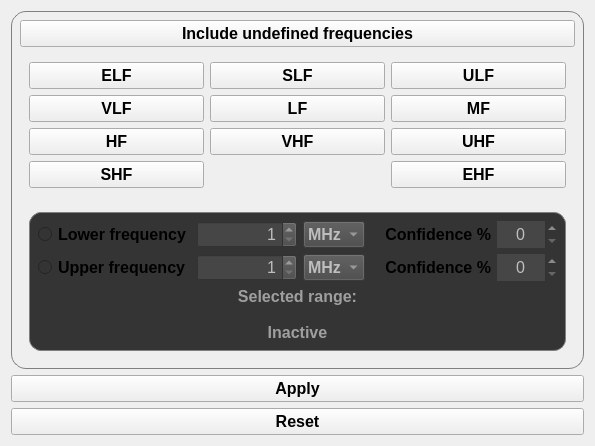
           <widget class="QWidget" name="tab_3">
            <attribute name="title">
             <string>Frequency</string>
            </attribute>
            <layout class="QVBoxLayout" name="verticalLayout_9">
             <item>
              <widget class="QWidget" name="freq_wid_container" native="true">
               <property name="styleSheet">
                <string notr="true">QWidget#freq_wid_container {
	border: 1px solid gray;
	border-radius: 15px;
}</string>
               </property>
               <layout class="QVBoxLayout" name="verticalLayout_5">
                <item>
                 <widget class="QPushButton" name="include_undef_freqs">
                  <property name="font">
                   <font>
                    <pointsize>12</pointsize>
                    <weight>75</weight>
                    <bold>true</bold>
                   </font>
                  </property>
                  <property name="text">
                   <string>Include undefined frequencies</string>
                  </property>
                  <property name="checkable">
                   <bool>true</bool>
                  </property>
                 </widget>
                </item>
                <item>
                 <widget class="QWidget" name="widget_7" native="true">
                  <property name="sizePolicy">
                   <sizepolicy hsizetype="Preferred" vsizetype="Preferred">
                    <horstretch>0</horstretch>
                    <verstretch>0</verstretch>
                   </sizepolicy>
                  </property>
                  <property name="styleSheet">
                   <string notr="true"/>
                  </property>
                  <layout class="QGridLayout" name="gridLayout_5">
                   <item row="1" column="0">
                    <widget class="QPushButton" name="elf_filter_btn">
                     <property name="enabled">
                      <bool>true</bool>
                     </property>
                     <property name="sizePolicy">
                      <sizepolicy hsizetype="Preferred" vsizetype="Fixed">
                       <horstretch>0</horstretch>
                       <verstretch>0</verstretch>
                      </sizepolicy>
                     </property>
                     <property name="font">
                      <font>
                       <pointsize>12</pointsize>
                       <weight>75</weight>
                       <bold>true</bold>
                      </font>
                     </property>
                     <property name="text">
                      <string>ELF</string>
                     </property>
                     <property name="checkable">
                      <bool>true</bool>
                     </property>
                    </widget>
                   </item>
                   <item row="1" column="1">
                    <widget class="QPushButton" name="slf_filter_btn">
                     <property name="enabled">
                      <bool>true</bool>
                     </property>
                     <property name="font">
                      <font>
                       <pointsize>12</pointsize>
                       <weight>75</weight>
                       <bold>true</bold>
                      </font>
                     </property>
                     <property name="text">
                      <string>SLF</string>
                     </property>
                     <property name="checkable">
                      <bool>true</bool>
                     </property>
                    </widget>
                   </item>
                   <item row="1" column="2">
                    <widget class="QPushButton" name="ulf_filter_btn">
                     <property name="enabled">
                      <bool>true</bool>
                     </property>
                     <property name="font">
                      <font>
                       <pointsize>12</pointsize>
                       <weight>75</weight>
                       <bold>true</bold>
                      </font>
                     </property>
                     <property name="text">
                      <string>ULF</string>
                     </property>
                     <property name="checkable">
                      <bool>true</bool>
                     </property>
                    </widget>
                   </item>
                   <item row="2" column="0">
                    <widget class="QPushButton" name="vlf_filter_btn">
                     <property name="enabled">
                      <bool>true</bool>
                     </property>
                     <property name="font">
                      <font>
                       <pointsize>12</pointsize>
                       <weight>75</weight>
                       <bold>true</bold>
                      </font>
                     </property>
                     <property name="text">
                      <string>VLF</string>
                     </property>
                     <property name="checkable">
                      <bool>true</bool>
                     </property>
                    </widget>
                   </item>
                   <item row="2" column="1">
                    <widget class="QPushButton" name="lf_filter_btn">
                     <property name="enabled">
                      <bool>true</bool>
                     </property>
                     <property name="font">
                      <font>
                       <pointsize>12</pointsize>
                       <weight>75</weight>
                       <bold>true</bold>
                      </font>
                     </property>
                     <property name="text">
                      <string>LF</string>
                     </property>
                     <property name="checkable">
                      <bool>true</bool>
                     </property>
                    </widget>
                   </item>
                   <item row="2" column="2">
                    <widget class="QPushButton" name="mf_filter_btn">
                     <property name="enabled">
                      <bool>true</bool>
                     </property>
                     <property name="sizePolicy">
                      <sizepolicy hsizetype="Preferred" vsizetype="Fixed">
                       <horstretch>0</horstretch>
                       <verstretch>0</verstretch>
                      </sizepolicy>
                     </property>
                     <property name="font">
                      <font>
                       <pointsize>12</pointsize>
                       <weight>75</weight>
                       <bold>true</bold>
                      </font>
                     </property>
                     <property name="text">
                      <string>MF</string>
                     </property>
                     <property name="checkable">
                      <bool>true</bool>
                     </property>
                    </widget>
                   </item>
                   <item row="3" column="0">
                    <widget class="QPushButton" name="hf_filter_btn">
                     <property name="enabled">
                      <bool>true</bool>
                     </property>
                     <property name="sizePolicy">
                      <sizepolicy hsizetype="Preferred" vsizetype="Fixed">
                       <horstretch>0</horstretch>
                       <verstretch>0</verstretch>
                      </sizepolicy>
                     </property>
                     <property name="font">
                      <font>
                       <pointsize>12</pointsize>
                       <weight>75</weight>
                       <bold>true</bold>
                      </font>
                     </property>
                     <property name="text">
                      <string>HF</string>
                     </property>
                     <property name="checkable">
                      <bool>true</bool>
                     </property>
                    </widget>
                   </item>
                   <item row="3" column="1">
                    <widget class="QPushButton" name="vhf_filter_btn">
                     <property name="enabled">
                      <bool>true</bool>
                     </property>
                     <property name="font">
                      <font>
                       <pointsize>12</pointsize>
                       <weight>75</weight>
                       <bold>true</bold>
                      </font>
                     </property>
                     <property name="text">
                      <string>VHF</string>
                     </property>
                     <property name="checkable">
                      <bool>true</bool>
                     </property>
                    </widget>
                   </item>
                   <item row="3" column="2">
                    <widget class="QPushButton" name="uhf_filter_btn">
                     <property name="enabled">
                      <bool>true</bool>
                     </property>
                     <property name="font">
                      <font>
                       <pointsize>12</pointsize>
                       <weight>75</weight>
                       <bold>true</bold>
                      </font>
                     </property>
                     <property name="text">
                      <string>UHF</string>
                     </property>
                     <property name="checkable">
                      <bool>true</bool>
                     </property>
                    </widget>
                   </item>
                   <item row="4" column="0">
                    <widget class="QPushButton" name="shf_filter_btn">
                     <property name="enabled">
                      <bool>true</bool>
                     </property>
                     <property name="font">
                      <font>
                       <pointsize>12</pointsize>
                       <weight>75</weight>
                       <bold>true</bold>
                      </font>
                     </property>
                     <property name="text">
                      <string>SHF</string>
                     </property>
                     <property name="checkable">
                      <bool>true</bool>
                     </property>
                    </widget>
                   </item>
                   <item row="4" column="2">
                    <widget class="QPushButton" name="ehf_filter_btn">
                     <property name="enabled">
                      <bool>true</bool>
                     </property>
                     <property name="font">
                      <font>
                       <pointsize>12</pointsize>
                       <weight>75</weight>
                       <bold>true</bold>
                      </font>
                     </property>
                     <property name="text">
                      <string>EHF</string>
                     </property>
                     <property name="checkable">
                      <bool>true</bool>
                     </property>
                     <property name="flat">
                      <bool>false</bool>
                     </property>
                    </widget>
                   </item>
                  </layout>
                 </widget>
                </item>
                <item>
                 <widget class="QWidget" name="widget_8" native="true">
                  <property name="sizePolicy">
                   <sizepolicy hsizetype="Preferred" vsizetype="Preferred">
                    <horstretch>0</horstretch>
                    <verstretch>0</verstretch>
                   </sizepolicy>
                  </property>
                  <layout class="QHBoxLayout" name="horizontalLayout_24">
                   <item>
                    <widget class="QWidget" name="freq_filter_container" native="true">
                     <property name="sizePolicy">
                      <sizepolicy hsizetype="Fixed" vsizetype="Preferred">
                       <horstretch>0</horstretch>
                       <verstretch>0</verstretch>
                      </sizepolicy>
                     </property>
                     <property name="styleSheet">
                      <string notr="true">QWidget#freq_filter_container {
	border: 1px solid gray;
	background-color: rgb(52,52,52);
	border-radius: 12px;
}

QRadioButton, QLabel {
	background-color: rgb(52,52,52);
}</string>
                     </property>
                     <layout class="QGridLayout" name="gridLayout_6">
                      <item row="0" column="0">
                       <widget class="QRadioButton" name="activate_low_freq_filter_btn">
                        <property name="font">
                         <font>
                          <pointsize>12</pointsize>
                          <weight>75</weight>
                          <bold>true</bold>
                         </font>
                        </property>
                        <property name="text">
                         <string>Lower frequency</string>
                        </property>
                        <property name="autoExclusive">
                         <bool>false</bool>
                        </property>
                       </widget>
                      </item>
                      <item row="0" column="1">
                       <widget class="QSpinBox" name="lower_freq_spinbox">
                        <property name="enabled">
                         <bool>false</bool>
                        </property>
                        <property name="sizePolicy">
                         <sizepolicy hsizetype="Fixed" vsizetype="Fixed">
                          <horstretch>0</horstretch>
                          <verstretch>0</verstretch>
                         </sizepolicy>
                        </property>
                        <property name="minimumSize">
                         <size>
                          <width>100</width>
                          <height>0</height>
                         </size>
                        </property>
                        <property name="maximumSize">
                         <size>
                          <width>100</width>
                          <height>16777215</height>
                         </size>
                        </property>
                        <property name="font">
                         <font>
                          <pointsize>12</pointsize>
                         </font>
                        </property>
                        <property name="styleSheet">
                         <string notr="true">background-color: #464646;</string>
                        </property>
                        <property name="alignment">
                         <set>Qt::AlignRight|Qt::AlignTrailing|Qt::AlignVCenter</set>
                        </property>
                        <property name="minimum">
                         <number>1</number>
                        </property>
                        <property name="maximum">
                         <number>100000000</number>
                        </property>
                       </widget>
                      </item>
                      <item row="0" column="2">
                       <widget class="QComboBox" name="lower_freq_filter_unit">
                        <property name="enabled">
                         <bool>false</bool>
                        </property>
                        <property name="sizePolicy">
                         <sizepolicy hsizetype="Preferred" vsizetype="Fixed">
                          <horstretch>0</horstretch>
                          <verstretch>0</verstretch>
                         </sizepolicy>
                        </property>
                        <property name="minimumSize">
                         <size>
                          <width>60</width>
                          <height>0</height>
                         </size>
                        </property>
                        <property name="maximumSize">
                         <size>
                          <width>16777215</width>
                          <height>16777215</height>
                         </size>
                        </property>
                        <property name="font">
                         <font>
                          <pointsize>12</pointsize>
                          <weight>75</weight>
                          <bold>true</bold>
                         </font>
                        </property>
                        <property name="styleSheet">
                         <string notr="true">background-color: #464646;</string>
                        </property>
                        <property name="currentText">
                         <string>MHz</string>
                        </property>
                        <property name="maxCount">
                         <number>4</number>
                        </property>
                        <property name="duplicatesEnabled">
                         <bool>false</bool>
                        </property>
                        <property name="modelColumn">
                         <number>0</number>
                        </property>
                        <item>
                         <property name="text">
                          <string>MHz</string>
                         </property>
                        </item>
                        <item>
                         <property name="text">
                          <string>Hz</string>
                         </property>
                        </item>
                        <item>
                         <property name="text">
                          <string>kHz</string>
                         </property>
                        </item>
                        <item>
                         <property name="text">
                          <string>GHz</string>
                         </property>
                        </item>
                       </widget>
                      </item>
                      <item row="0" column="3">
                       <widget class="QLabel" name="label_12">
                        <property name="sizePolicy">
                         <sizepolicy hsizetype="Minimum" vsizetype="Preferred">
                          <horstretch>0</horstretch>
                          <verstretch>0</verstretch>
                         </sizepolicy>
                        </property>
                        <property name="font">
                         <font>
                          <pointsize>12</pointsize>
                          <weight>75</weight>
                          <bold>true</bold>
                         </font>
                        </property>
                        <property name="text">
                         <string>   Confidence %</string>
                        </property>
                        <property name="alignment">
                         <set>Qt::AlignRight|Qt::AlignTrailing|Qt::AlignVCenter</set>
                        </property>
                       </widget>
                      </item>
                      <item row="0" column="4">
                       <widget class="QSpinBox" name="lower_freq_confidence">
                        <property name="enabled">
                         <bool>false</bool>
                        </property>
                        <property name="sizePolicy">
                         <sizepolicy hsizetype="Preferred" vsizetype="Fixed">
                          <horstretch>0</horstretch>
                          <verstretch>0</verstretch>
                         </sizepolicy>
                        </property>
                        <property name="minimumSize">
                         <size>
                          <width>60</width>
                          <height>0</height>
                         </size>
                        </property>
                        <property name="maximumSize">
                         <size>
                          <width>50</width>
                          <height>16777215</height>
                         </size>
                        </property>
                        <property name="font">
                         <font>
                          <pointsize>12</pointsize>
                         </font>
                        </property>
                        <property name="styleSheet">
                         <string notr="true">background-color: #464646;</string>
                        </property>
                        <property name="frame">
                         <bool>false</bool>
                        </property>
                        <property name="alignment">
                         <set>Qt::AlignCenter</set>
                        </property>
                        <property name="buttonSymbols">
                         <enum>QAbstractSpinBox::UpDownArrows</enum>
                        </property>
                        <property name="specialValueText">
                         <string/>
                        </property>
                        <property name="maximum">
                         <number>100</number>
                        </property>
                        <property name="value">
                         <number>0</number>
                        </property>
                       </widget>
                      </item>
                      <item row="1" column="0">
                       <widget class="QRadioButton" name="activate_up_freq_filter_btn">
                        <property name="font">
                         <font>
                          <pointsize>12</pointsize>
                          <weight>75</weight>
                          <bold>true</bold>
                         </font>
                        </property>
                        <property name="text">
                         <string>Upper frequency</string>
                        </property>
                        <property name="autoExclusive">
                         <bool>false</bool>
                        </property>
                       </widget>
                      </item>
                      <item row="1" column="1">
                       <widget class="QSpinBox" name="upper_freq_spinbox">
                        <property name="enabled">
                         <bool>false</bool>
                        </property>
                        <property name="sizePolicy">
                         <sizepolicy hsizetype="Fixed" vsizetype="Fixed">
                          <horstretch>0</horstretch>
                          <verstretch>0</verstretch>
                         </sizepolicy>
                        </property>
                        <property name="minimumSize">
                         <size>
                          <width>100</width>
                          <height>0</height>
                         </size>
                        </property>
                        <property name="maximumSize">
                         <size>
                          <width>100</width>
                          <height>16777215</height>
                         </size>
                        </property>
                        <property name="font">
                         <font>
                          <pointsize>12</pointsize>
                         </font>
                        </property>
                        <property name="styleSheet">
                         <string notr="true">background-color: #464646;</string>
                        </property>
                        <property name="alignment">
                         <set>Qt::AlignRight|Qt::AlignTrailing|Qt::AlignVCenter</set>
                        </property>
                        <property name="minimum">
                         <number>1</number>
                        </property>
                        <property name="maximum">
                         <number>100000000</number>
                        </property>
                        <property name="value">
                         <number>1</number>
                        </property>
                       </widget>
                      </item>
                      <item row="1" column="2">
                       <widget class="QComboBox" name="upper_freq_filter_unit">
                        <property name="enabled">
                         <bool>false</bool>
                        </property>
                        <property name="sizePolicy">
                         <sizepolicy hsizetype="Preferred" vsizetype="Fixed">
                          <horstretch>0</horstretch>
                          <verstretch>0</verstretch>
                         </sizepolicy>
                        </property>
                        <property name="minimumSize">
                         <size>
                          <width>60</width>
                          <height>0</height>
                         </size>
                        </property>
                        <property name="maximumSize">
                         <size>
                          <width>16777215</width>
                          <height>16777215</height>
                         </size>
                        </property>
                        <property name="font">
                         <font>
                          <pointsize>12</pointsize>
                          <weight>75</weight>
                          <bold>true</bold>
                         </font>
                        </property>
                        <property name="styleSheet">
                         <string notr="true">background-color: #464646;</string>
                        </property>
                        <property name="currentText">
                         <string>MHz</string>
                        </property>
                        <item>
                         <property name="text">
                          <string>MHz</string>
                         </property>
                        </item>
                        <item>
                         <property name="text">
                          <string>Hz</string>
                         </property>
                        </item>
                        <item>
                         <property name="text">
                          <string>kHz</string>
                         </property>
                        </item>
                        <item>
                         <property name="text">
                          <string>GHz</string>
                         </property>
                        </item>
                       </widget>
                      </item>
                      <item row="1" column="3">
                       <widget class="QLabel" name="label_13">
                        <property name="sizePolicy">
                         <sizepolicy hsizetype="Minimum" vsizetype="Preferred">
                          <horstretch>0</horstretch>
                          <verstretch>0</verstretch>
                         </sizepolicy>
                        </property>
                        <property name="font">
                         <font>
                          <pointsize>12</pointsize>
                          <weight>75</weight>
                          <bold>true</bold>
                         </font>
                        </property>
                        <property name="text">
                         <string>   Confidence %</string>
                        </property>
                        <property name="alignment">
                         <set>Qt::AlignRight|Qt::AlignTrailing|Qt::AlignVCenter</set>
                        </property>
                       </widget>
                      </item>
                      <item row="1" column="4">
                       <widget class="QSpinBox" name="upper_freq_confidence">
                        <property name="enabled">
                         <bool>false</bool>
                        </property>
                        <property name="sizePolicy">
                         <sizepolicy hsizetype="Preferred" vsizetype="Fixed">
                          <horstretch>0</horstretch>
                          <verstretch>0</verstretch>
                         </sizepolicy>
                        </property>
                        <property name="minimumSize">
                         <size>
                          <width>60</width>
                          <height>0</height>
                         </size>
                        </property>
                        <property name="maximumSize">
                         <size>
                          <width>50</width>
                          <height>16777215</height>
                         </size>
                        </property>
                        <property name="font">
                         <font>
                          <pointsize>12</pointsize>
                         </font>
                        </property>
                        <property name="styleSheet">
                         <string notr="true">background-color: #464646;</string>
                        </property>
                        <property name="frame">
                         <bool>false</bool>
                        </property>
                        <property name="alignment">
                         <set>Qt::AlignCenter</set>
                        </property>
                        <property name="buttonSymbols">
                         <enum>QAbstractSpinBox::UpDownArrows</enum>
                        </property>
                        <property name="specialValueText">
                         <string/>
                        </property>
                        <property name="maximum">
                         <number>100</number>
                        </property>
                        <property name="value">
                         <number>0</number>
                        </property>
                       </widget>
                      </item>
                      <item row="2" column="0" colspan="5">
                       <widget class="QLabel" name="freq_range_lbl">
                        <property name="enabled">
                         <bool>false</bool>
                        </property>
                        <property name="sizePolicy">
                         <sizepolicy hsizetype="Expanding" vsizetype="Fixed">
                          <horstretch>0</horstretch>
                          <verstretch>0</verstretch>
                         </sizepolicy>
                        </property>
                        <property name="font">
                         <font>
                          <pointsize>12</pointsize>
                          <weight>75</weight>
                          <italic>false</italic>
                          <bold>true</bold>
                          <underline>false</underline>
                         </font>
                        </property>
                        <property name="styleSheet">
                         <string notr="true">color: #9f9f9f;</string>
                        </property>
                        <property name="text">
                         <string>Selected range:

Inactive</string>
                        </property>
                        <property name="alignment">
                         <set>Qt::AlignCenter</set>
                        </property>
                       </widget>
                      </item>
                     </layout>
                    </widget>
                   </item>
                  </layout>
                 </widget>
                </item>
               </layout>
              </widget>
             </item>
             <item>
              <widget class="DoubleTextButton" name="apply_remove_freq_filter_btn">
               <property name="enabled">
                <bool>true</bool>
               </property>
               <property name="font">
                <font>
                 <pointsize>12</pointsize>
                 <weight>75</weight>
                 <bold>true</bold>
                </font>
               </property>
               <property name="text">
                <string>Apply</string>
               </property>
               <property name="checkable">
                <bool>true</bool>
               </property>
              </widget>
             </item>
             <item>
              <widget class="QPushButton" name="reset_frequency_filters_btn">
               <property name="font">
                <font>
                 <pointsize>12</pointsize>
                 <weight>75</weight>
                 <bold>true</bold>
                </font>
               </property>
               <property name="text">
                <string>Reset</string>
               </property>
              </widget>
             </item>
            </layout>
           </widget>
